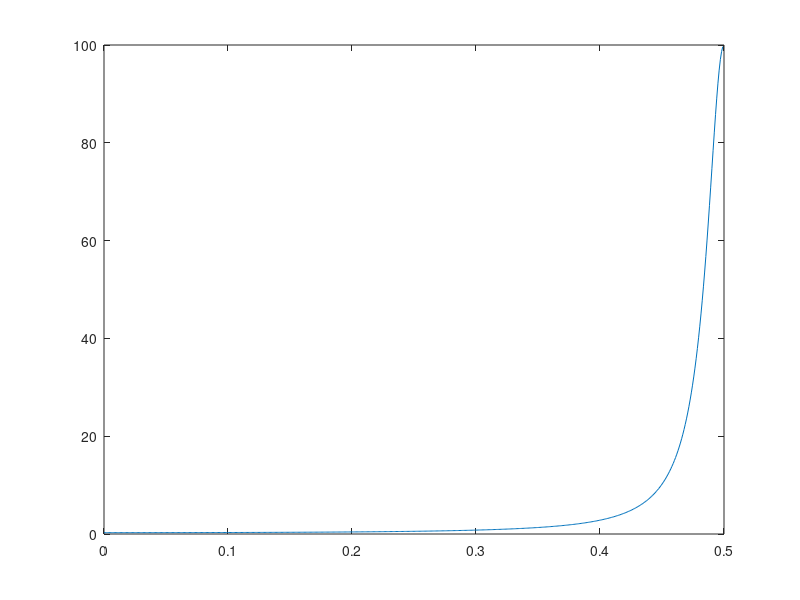

Reproduce this figure in MATLAB. (Note: this script raises an error after producing the figure.)
clear;
close all;

%% 3.2.1 to 3.2.4 SPECTRUM OF AUTOREGRESSIVE PROCESSES: WGN

%% Parameters

N = 1024;
transient = 40;
b = 1;
a = [1, 0.9];

%% Signals

x = randn(1, N+transient);
y = filter(b, a, x);

% Discard values that correspond to the filter's transient response
x = x(transient+1:length(x)); 
y = y(transient+1:length(y));

%% Plot and compare x and y

% subplot(2,1,1); plot(x); axis([0 length(x) -5 5]);
% subplot(2,1,2); plot(y); axis([0 length(y) -5 5]);

%% PSD of AR(1) process and periodogram estimate

[h, w] = freqz(b, a, 512);
plot(w/(2*pi), abs(h).^2);
hold on

[P, k] = pgm(y);
plot(k(1:floor(length(k)/2)), P(1:floor(length(P)/2)), 'r');
title('Comparison of the filter response PSD and the periodogram of y');
legend('PSD of filter response', 'Periodogram of y ');
xlabel('Normalized frequency (\times 2\pi rad/sec)');
ylabel('Power');

figure
plot(w/(2*pi), abs(h).^2);
hold on
plot(k(1:floor(length(k)/2)), P(1:floor(length(P)/2)), 'r');
title('Zoomed in on f = [0.4, 0.5]');
axis([0.4 0.5 0 400]);
legend('PSD of filter response', 'Periodogram of y ');
xlabel('Normalized frequency (\times 2\pi rad/sec)');
ylabel('Power');

%% Estimate a1 and sigma

R_hat = xcorr(y, 'unbiased');
midpoint = round(length(R_hat)/2);

a1_hat = -R_hat(midpoint+1)/R_hat(midpoint);
Var_hat = R_hat(midpoint) + a1_hat*R_hat(midpoint+1);

figure
[h2, w2] = freqz(Var_hat, [1 a1_hat], 512);
plot(w2/(2*pi), abs(h2).^2);
title('Model based estimate of the PSD');
xlabel('Normalized frequency (\times 2\pi rad/sec)');
ylabel('Power');

